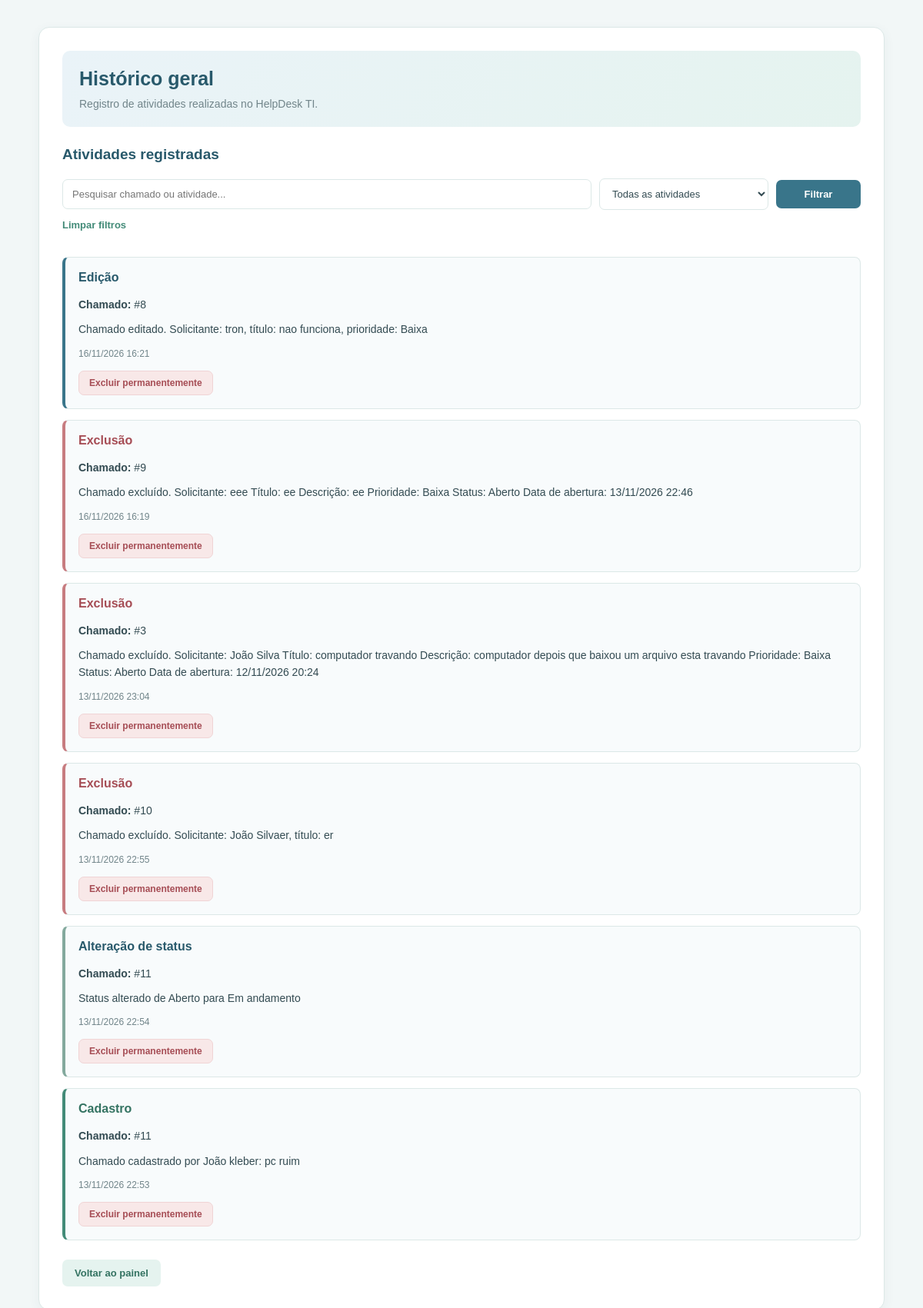
The app's page /historico-geral, older data.
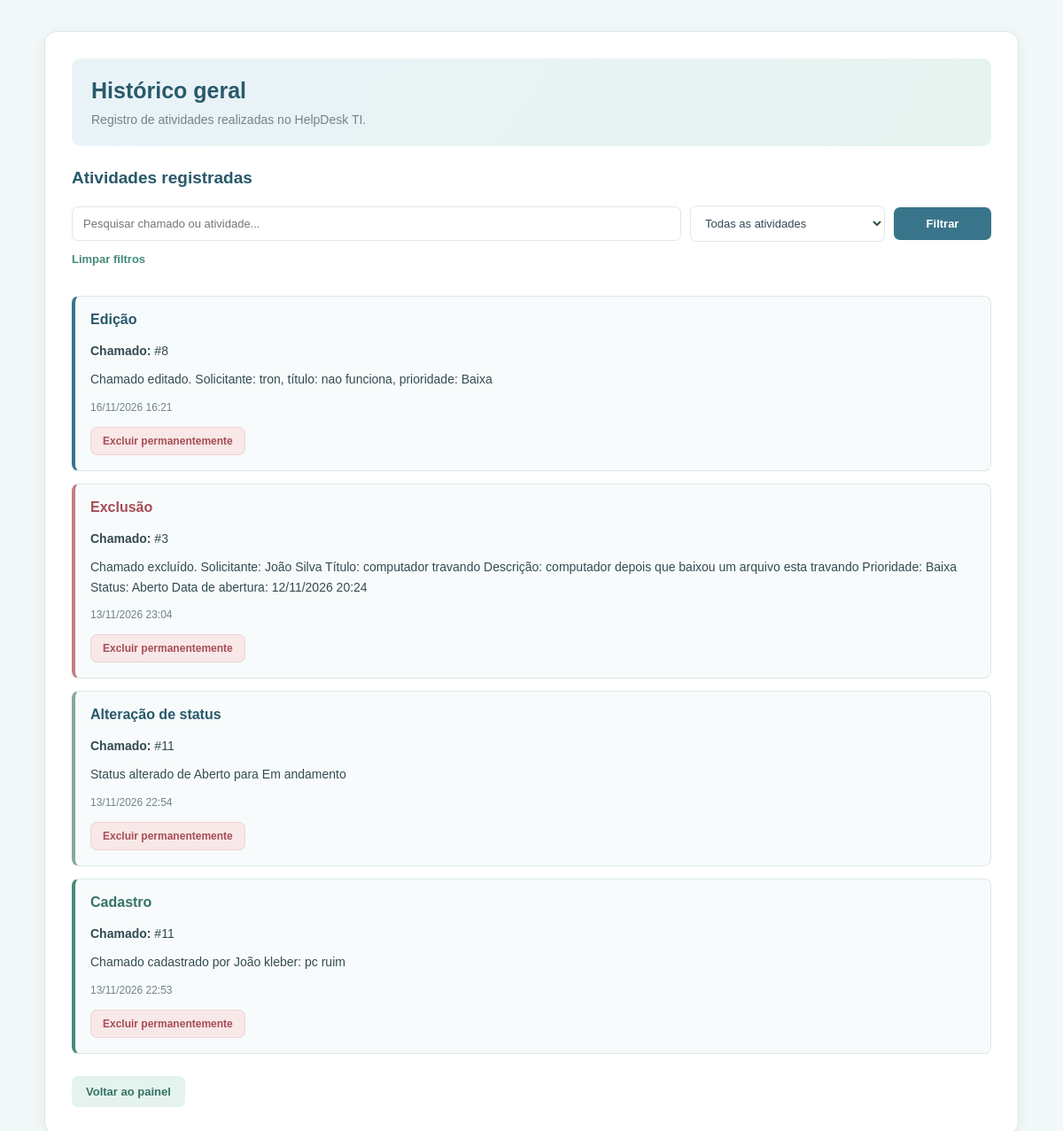
The same page, newer data.
### tables this page shows
CREATE TABLE historico (
            id INTEGER PRIMARY KEY AUTOINCREMENT,
            chamado_id INTEGER,
            acao TEXT NOT NULL,
            descricao TEXT NOT NULL,
            data_hora TEXT NOT NULL
        );

### app.py (the view, shortened to what this page needs)
@app.route("/historico-geral")
def historico_geral():
    banco = conectar()
    busca = request.args.get("busca", "").strip()
    acao = request.args.get("acao", "")
    sql = """
        SELECT historico.*
        FROM historico
        WHERE 1=1
    """
    parametros = []
    if acao:
        sql += " AND historico.acao = ?"
        parametros.append(acao)
    sql += " ORDER BY historico.id DESC"
    registros = banco.execute(
        sql, parametros
    ).fetchall()
    banco.close()
    return render_template(
        "historico_geral.html",
        registros=registros,
        busca=busca,
        acao_selecionada=acao
    )

### app.py (called while the page is built)
def conectar():
    return sqlite3.connect("database.db")

### templates/historico_geral.html (shortened to what this page needs)
<!DOCTYPE html>
<html lang="pt-br">
<head>
</head>
<body>
    <div class="container">
        <div class="cabecalho">
            <h1>Histórico geral</h1>
            <p class="descricao">
                Registro de atividades realizadas no HelpDesk TI.
            </p>
        </div>
        <h2>Atividades registradas</h2>
        <form action="/historico-geral" method="GET" class="filtros">
            <input
                type="text"
                name="busca"
                placeholder="Pesquisar chamado ou atividade..."
                value="{{ busca }}"
            >
            <select name="acao">
                <option value="">Todas as atividades</option>
            </select>
            <button type="submit">Filtrar</button>
        </form>
        <a href="/historico-geral" class="limpar">Limpar filtros</a>
        {% for registro in registros %}
            <div class="registro
                {% if registro[2] == 'Cadastro' %}cadastro
                {% elif registro[2] == 'Edição' %}edicao
                {% elif registro[2] == 'Exclusão' %}exclusao
                {% elif registro[2] == 'Alteração de status' %}alteracao
                {% endif %}">
                <h3>{{ registro[2] }}</h3>
                <p>
                    <b>Chamado:</b> #{{ registro[1] }}
                </p>
                <p>{{ registro[3] }}</p>
                <span class="data">
                    {{ registro[4] }}
                </span>
<form
    action="/excluir-permanente/{{ registro[1] }}"
    method="POST"
    class="form-exclusao"
    onsubmit="return confirm('ATENÇÃO! Deseja excluir permanentemente este chamado e TODOS os seus registros de atividades? Esta ação não poderá ser desfeita.');"
>
    <button type="submit" class="botao-excluir">
        Excluir permanentemente
    </button>
</form>
            </div>
        {% else %}
            <div class="vazio">
                Nenhuma atividade registrada.
            </div>
        {% endfor %}
        <div class="acoes">
            <a href="/" class="botao">Voltar ao painel</a>
        </div>
    </div>
</body>
</html>

Row changes from the older to the newer data that the page shows:
removed historico: acao "Exclusão", chamado "9", descricao "Chamado excluído. Solicitante: eee Título: ee Descrição: ee Prioridade: Baixa Status: Aberto Data de abertura: 13/11/2026 22:46", data_hora "16/11/2026 16:19"
removed historico: acao "Exclusão", chamado "10", descricao "Chamado excluído. Solicitante: João Silvaer, título: er", data_hora "13/11/2026 22:55"
